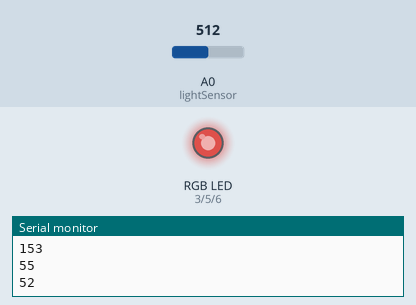
Bench run of a sketch on a simulated Arduino Uno, built with avr-gcc and run on an emulated ATmega328P. On the bench: an RGB LED mixed from three pins (HIGH = lit), the last lines printed to the serial monitor. The inputs (shaded band) are chosen by the test bench; at power-on: A0 (lightSensor) = 512. Dim RGB values are drawn brighter than linear.

Above: at 1.2 s.
1.3 s: A0 (lightSensor) set to 716
At 2.5 s:
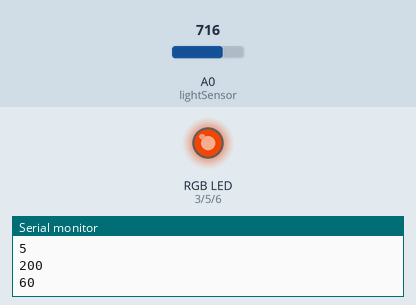
2.8 s: A0 (lightSensor) set to 306
At 3.6 s:
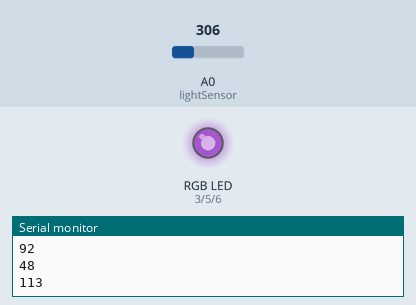
4.3 s: A0 (lightSensor) set to 122
At 4.7 s:
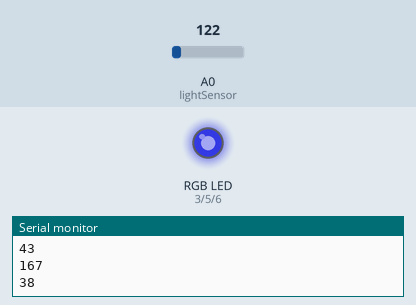
5.8 s: A0 (lightSensor) set to 0
At 6.9 s:
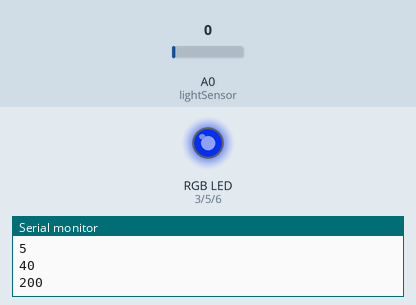
7.3 s: A0 (lightSensor) set to 511
At 8.1 s:
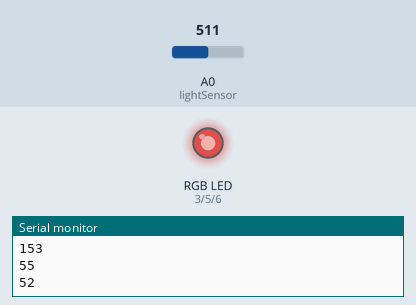
8.8 s: A0 (lightSensor) set to 900
At 9.7 s:
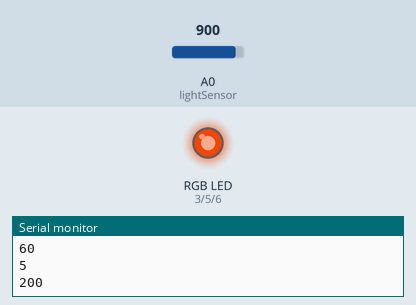
Timing chart, 0 to 11.3 s (numbered marks = the images above; inputs shaded):
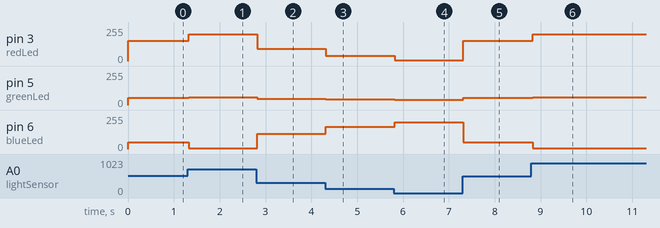

The sketch:

5.2-lyssensor-3-LEDer.ino
```cpp
int lightSensor = A0;
int lightVal;

int redLed = 3;
int greenLed = 5;
int blueLed = 6;
int redVal;
int greenVal;
int blueVal;

void setup() {
  pinMode(lightSensor, INPUT);
  pinMode(redLed, OUTPUT);
  pinMode(greenLed, OUTPUT);
  pinMode(blueLed, OUTPUT);

  Serial.begin(9600);
}

void loop() {
  lightVal = analogRead(lightSensor);

  lightVal = constrain(lightVal, 10, 670);

  redVal = map(lightVal, 10, 670, 5, 200);
  greenVal = map(lightVal, 10, 670, 40, 60);
  blueVal = map(lightVal, 10, 670, 200, 5);

  Serial.println(redVal);
  Serial.println(greenVal);
  Serial.println(blueVal);
  Serial.println();

  analogWrite(redLed, redVal);
  analogWrite(greenLed, greenVal);
  analogWrite(blueLed, blueVal);
}
```

Measured:
- after the input at 1.3 s, pin 3 (redLed): 153/255 → 200/255 at once; pin 5 (greenLed): 55/255 → 60/255 at once; pin 6 (blueLed): 52/255 → 5/255 at once
- after the input at 2.8 s, pin 3 (redLed): 200/255 → 92/255 at once; pin 5 (greenLed): 60/255 → 48/255 at once; pin 6 (blueLed): 5/255 → 113/255 at once
- after the input at 4.3 s, pin 3 (redLed): 92/255 → 38/255 at once; pin 5 (greenLed): 48/255 → 43/255 at once; pin 6 (blueLed): 113/255 → 167/255 at once
- after the input at 5.8 s, pin 3 (redLed): 38/255 → 5/255 at once; pin 5 (greenLed): 43/255 → 40/255 at once; pin 6 (blueLed): 167/255 → 200/255 at once
- after the input at 7.3 s, pin 3 (redLed): 5/255 → 153/255 at once; pin 5 (greenLed): 40/255 → 55/255 at once; pin 6 (blueLed): 200/255 → 52/255 at once
- after the input at 8.8 s, pin 3 (redLed): 153/255 → 200/255 at once; pin 5 (greenLed): 55/255 → 60/255 at once; pin 6 (blueLed): 52/255 → 5/255 at once
